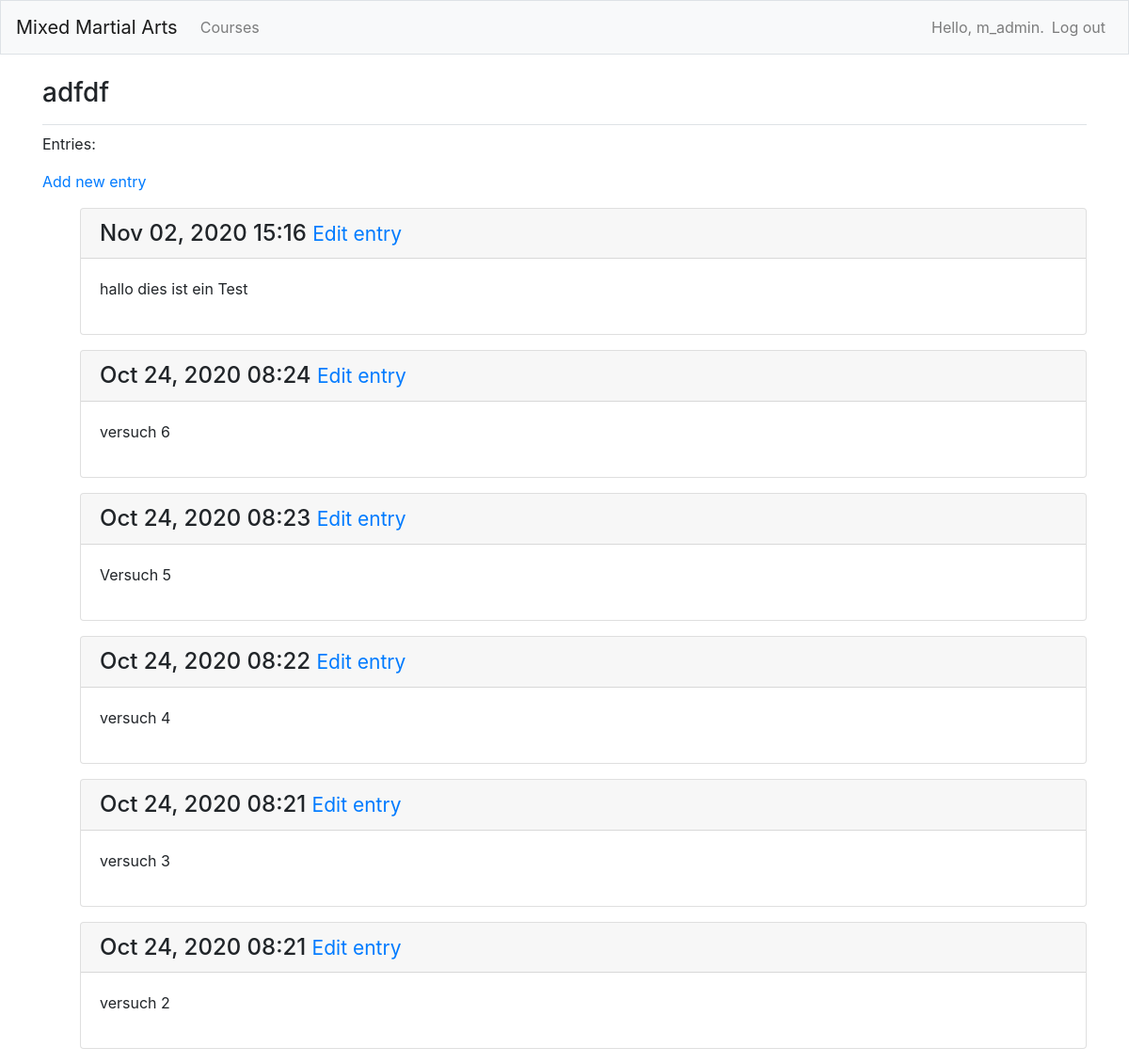
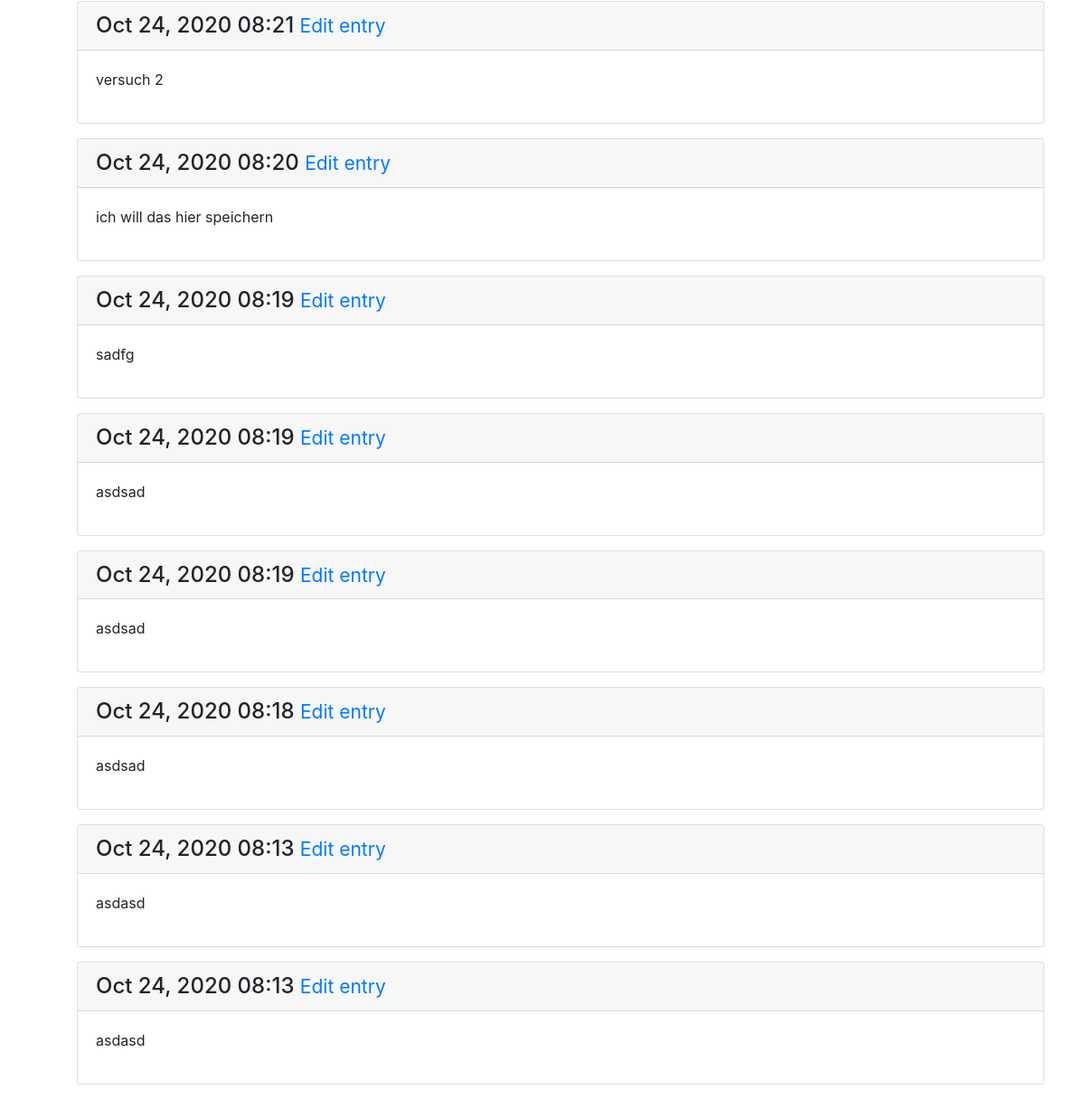
The app's page /courses/8 (signed in) with its own data (2 pictures, top to bottom).
### mma/models.py (models this page shows, shortened)
class Mixedmartialart(models.Model):
	text = models.CharField(max_length=200)
	date_added = models.DateTimeField(auto_now_add=True)
	owner = models.ForeignKey(User, on_delete=models.CASCADE)
	def __str__(self):
		return self.text

class Entry(models.Model):
	topic = models.ForeignKey(Mixedmartialart, on_delete=models.CASCADE)
	text = models.TextField()
	date_added = models.DateTimeField(auto_now_add=True)
	class Meta:
		verbose_name_plural = 'entries'

### mma/views.py (the view)
# urls.py: path('courses/<int:course_id>', views.course, name='course'),
@login_required
def course(request, course_id):
	mixedmartialart = Mixedmartialart.objects.get(id=course_id)
	check_owner(request, mixedmartialart)
	entries = mixedmartialart.entry_set.order_by('-date_added')
	context = {'mixedmartialart': mixedmartialart, 'entries': entries}
	return render(request, 'mma/course.html', context)

### mma/views.py (called while the page is built)
def check_owner(request, course):
	if course.owner != request.user:
		raise Http404

### mma/templates/mma/course.html
{% extends 'mma/base.html'%}
{% block page_header %}
  <h3>{{mixedmartialart}}</h3>
{% endblock page_header %}
{% block content%}
  <p>Entries:</p>
  <p>
    <a href="{% url 'mma:new_entry' mixedmartialart.id %}">Add new entry</a>
  </p>
  <ul>
    {% for entry in entries %}
      <div class="card mb-3">
        <h4 class="card-header">
          {{ entry.date_added|date:'M d, Y H:i' }}
          <small><a href="{% url 'mma:edit_entry' entry.id %}">Edit entry</a></small>
        </h4>
        <div class="card-body">
           {{ entry.text|linebreaks }}
        </div>
      </div>
    {% empty %}
      <p>There are no entries for this topic yet.</p>
    {% endfor %}
  </ul>
{% endblock content%}

### mma/templates/mma/base.html (shortened to what this page needs)
{% load bootstrap4 %}
<!DOCTYPE html>
<html lang="en">
<head>
	{% bootstrap_css %}
</head>
<body>
  <nav class="navbar navbar-expand-md navbar-light bg-light mb-4 border">
  	<a class="navbar-brand" href="{% url 'mma:index' %}">Mixed Martial Arts</a>
  	<div class="collapse navbar-collapse" id ="navbarCollapse">
  		<ul class="navbar-nav mr-auto">
  			<li class="nav-item">
  			  <a class="nav-link" href="{% url 'mma:mixedmartialarts' %}">Courses</a>
  			</li>
  		</ul>
  		<ul class="navbar-nav ml-auto">
  		  {% if user.is_authenticated %}
  		    <li class="nav-item">
  		      <span class="navbar-text">Hello, {{ user.username }}.</span>
  		    </li>
  		    <li class="nav-item">
  		      <a class="nav-link" href=" {% url 'users:logout' %}">Log out</a>
  		    </li>
  		  {% endif %}
  		</ul>
  	</div>
  </nav>
  <main role="main" class="container">
  	<div class="pb-2 mb-2 border-bottom">
  	  {% block page_header %}{% endblock page_header %}
  	</div>
  	<div>
  	  {% block content %}{% endblock content %}
  	</div>
  </main>
</body>
</html>

### records on screen
Mixedmartialart: text "adfdf"
Entry: date_added "Nov 02, 2020 15:16", text "hallo dies ist ein Test"
Entry: date_added "Oct 24, 2020 08:24", text "versuch 6"
Entry: date_added "Oct 24, 2020 08:23", text "Versuch 5"
Entry: date_added "Oct 24, 2020 08:22", text "versuch 4"
Entry: date_added "Oct 24, 2020 08:21", text "versuch 3"
Entry: date_added "Oct 24, 2020 08:21", text "versuch 2"
Entry: date_added "Oct 24, 2020 08:21", text "versuch 2"
Entry: date_added "Oct 24, 2020 08:20", text "ich will das hier speichern"
Entry: date_added "Oct 24, 2020 08:19", text "sadfg"
Entry: date_added "Oct 24, 2020 08:19", text "asdsad"
Entry: date_added "Oct 24, 2020 08:19", text "asdsad"
Entry: date_added "Oct 24, 2020 08:18", text "asdsad"
Entry: date_added "Oct 24, 2020 08:13", text "asdasd"
Entry: date_added "Oct 24, 2020 08:13", text "asdasd"

### other values on screen
{{ user.username }} "m_admin"
